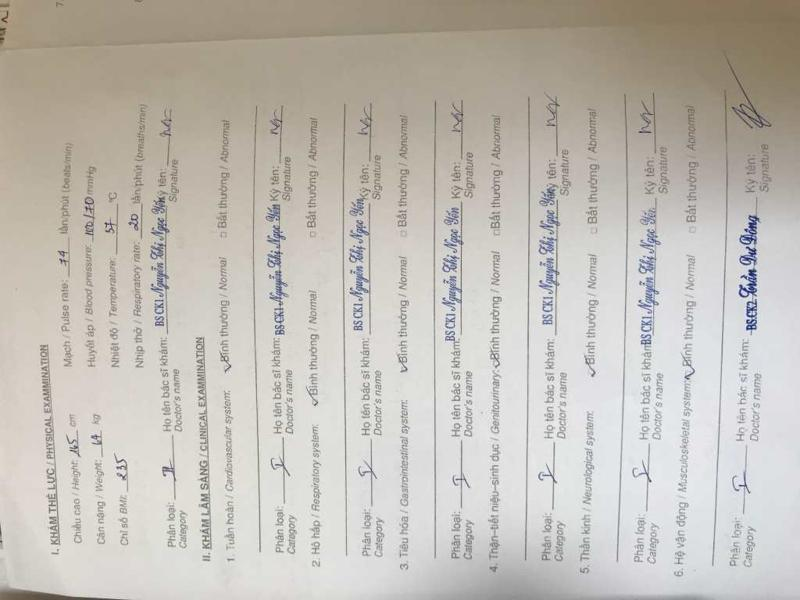
#> input picture OpenCV/AngleRotate/h5.JPG, 800 x 600 px, found by its file name
$ python Angledetec2.py
#> lines starting #> are read from the running program, lines starting #| are printed output that depends on the picture
import numpy as np
import cv2

from skimage.transform import radon


filename = 'h5.jpg'
# Load file, converting to grayscale
img = cv2.imread(filename)
#> img is the input picture: shape (600, 800, 3); mean B, G, R 183.2, 190.3, 194.7
I = cv2.cvtColor(img, cv2.COLOR_BGR2GRAY)
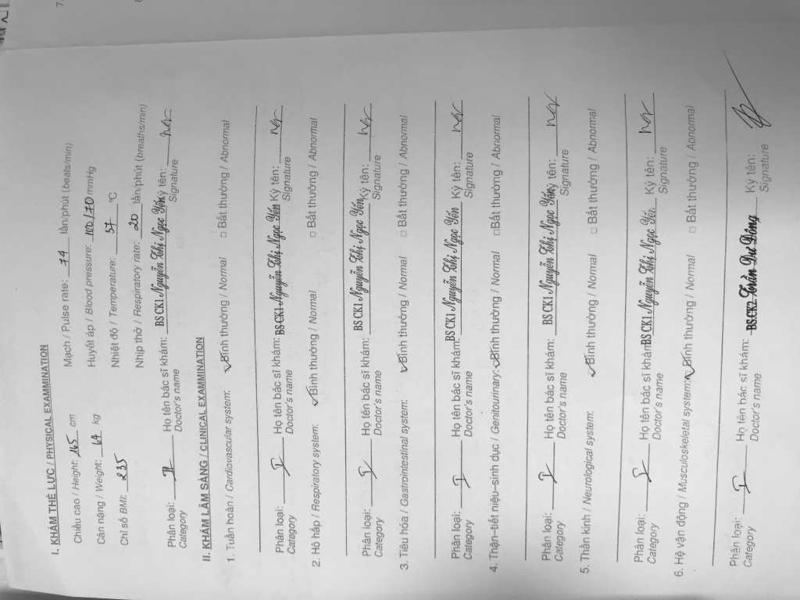
#> I: shape (600, 800); min 23, max 255, mean 190.9
h, w = I.shape
#> h = 600; w = 800
# If the resolution is high, resize the image to reduce processing time.
if (w > 640):
    I = cv2.resize(I, (640, int((h / w) * 640)))
#> I: shape (480, 640)
I = I - np.mean(I)  # Demean; make the brightness extend above and below zero
# Do the radon transform
sinogram = radon(I)
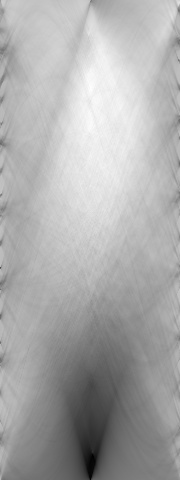
#> sinogram: shape (480, 180) float64; min -24951.3, max 14085.4, mean 1260.2; drawn with min black and max white
# Find the RMS value of each row and find "busiest" rotation,
# where the transform is lined up perfectly with the alternating dark
# text and white lines
r = np.array([np.sqrt(np.mean(np.abs(line) ** 2)) for line in sinogram.transpose()])
#> r = 180 values, max 11542.7 at index 90, min 2141.9 at index 176, mean 5837.4
rotation = np.argmax(r)
#> rotation = 90
print('Rotation: {:.2f} degrees'.format(90 - rotation))
#| Rotation: 0.00 degrees

# Rotate and save with the original resolution
M = cv2.getRotationMatrix2D((w/2,h/2),90 - rotation,1)
#> M = [[1, 0, 0], [0, 1, 0]]
dst = cv2.warpAffine(img,M,(w,h))
#cv2.imwrite('h2.jpg', dst)
cv2.imshow("display",dst)
cv2.waitKey(0)
cv2.destroyAllWindows()

$ run again, with OpenCV/AngleRotate/h1.jpg copied over OpenCV/AngleRotate/h5.JPG
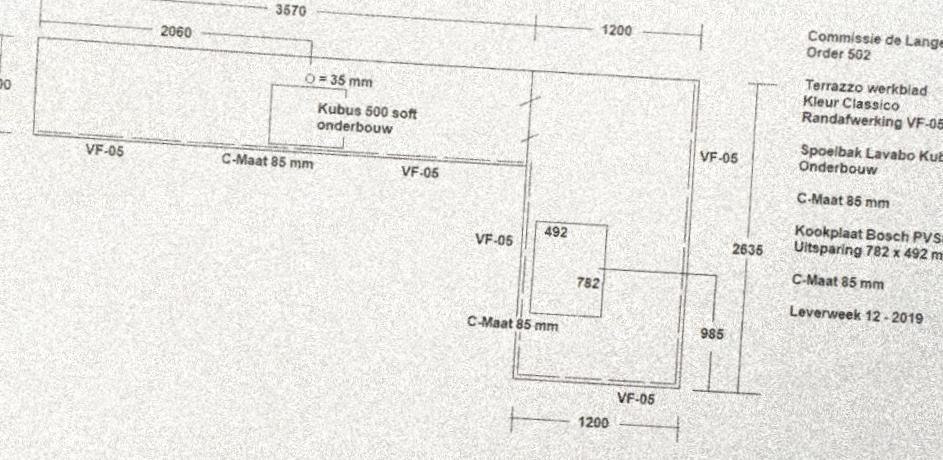
#> input picture OpenCV/AngleRotate/h1.jpg, 943 x 460 px, found by its file name
#> img is the input picture: shape (460, 943, 3); mean B, G, R 228.3, 232.3, 233.3
#> `sinogram = radon(I)`:
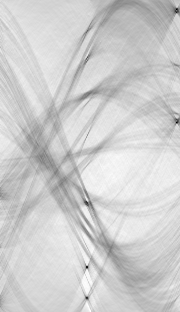
#> sinogram: shape (312, 180) float64; min -9794.9, max 2988.2, mean 570.6; drawn with min black and max white
#> r = 180 values, max 2110.8 at index 86, min 832.2 at index 14, mean 1199.5
#> rotation = 86
#| Rotation: 4.00 degrees
#> M = [[0.998, 0.0698, -14.9], [-0.0698, 0.998, 33.45]]
#> `dst = cv2.warpAffine(img,M,(w,h))`:
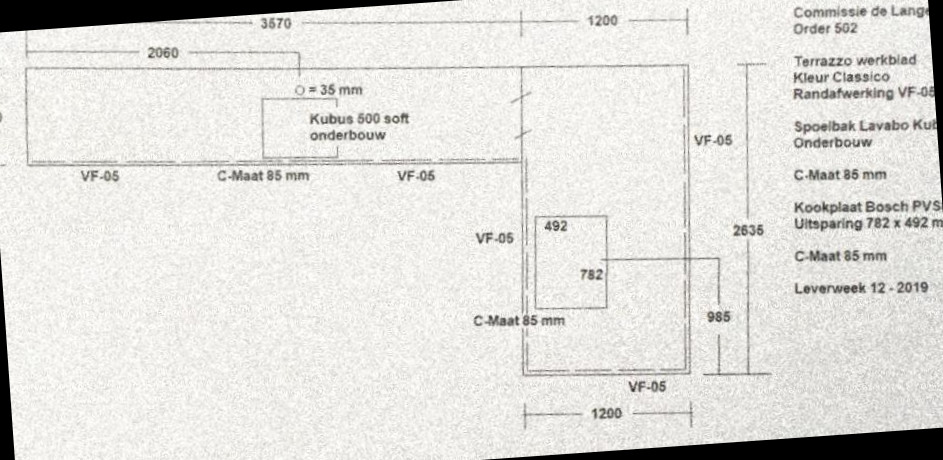
#> dst: shape (460, 943, 3); mean B, G, R 218.5, 222.3, 223.3

$ run again, with OpenCV/AngleRotate/h4.JPG copied over OpenCV/AngleRotate/h5.JPG
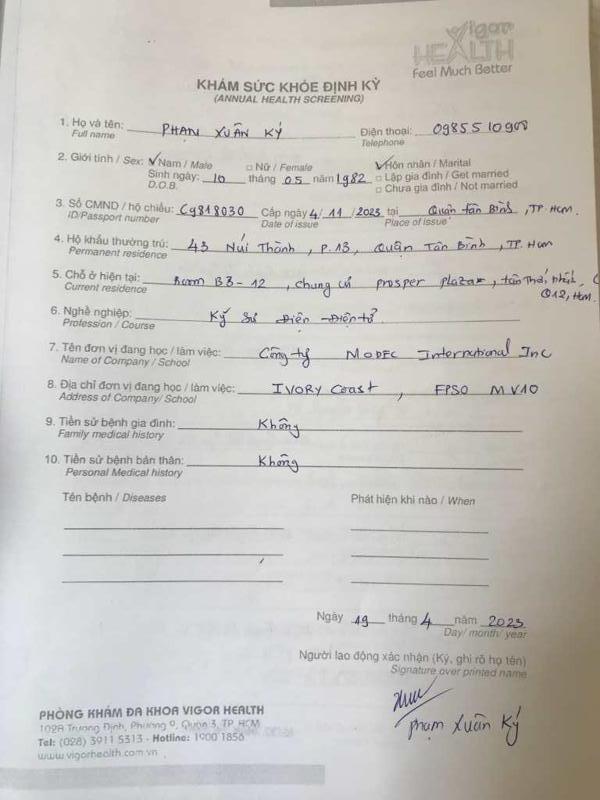
#> input picture OpenCV/AngleRotate/h4.JPG, 600 x 800 px, found by its file name
#> img is the input picture: shape (800, 600, 3); mean B, G, R 190.6, 195.5, 198
#> `sinogram = radon(I)`:
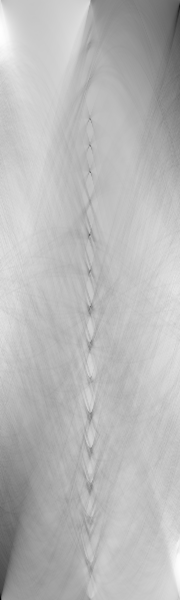
#> sinogram: shape (600, 180) float64; min -36068.4, max 16048.6, mean 1760.2; drawn with min black and max white
#> r = 180 values, max 10445.9 at index 0, min 2561 at index 85, mean 5002.6
#> rotation = 0
#| Rotation: 90.00 degrees
#> M = [[6.12e-17, 1, -100], [-1, 6.12e-17, 700]]
#> `dst = cv2.warpAffine(img,M,(w,h))`:
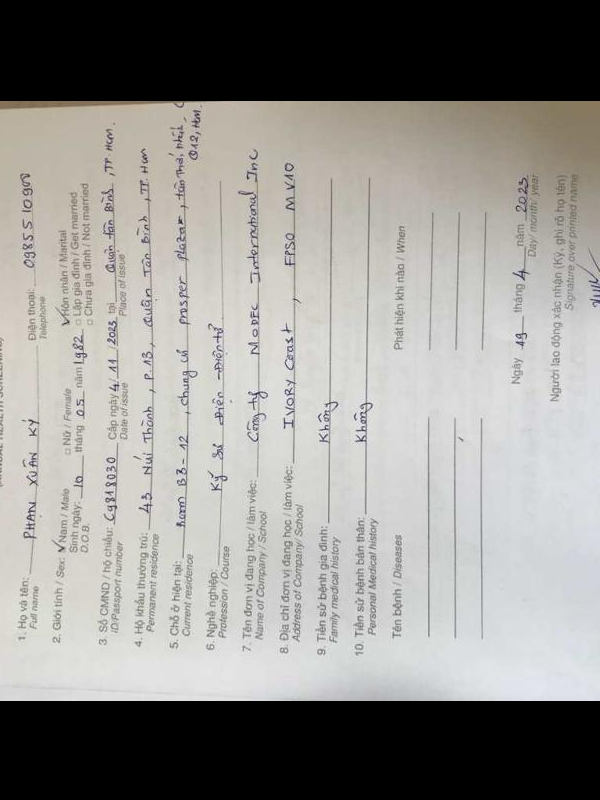
#> dst: shape (800, 600, 3); mean B, G, R 144.8, 148.3, 149.8

$ run again, with OpenCV/AngleRotate/h6.JPG copied over OpenCV/AngleRotate/h5.JPG
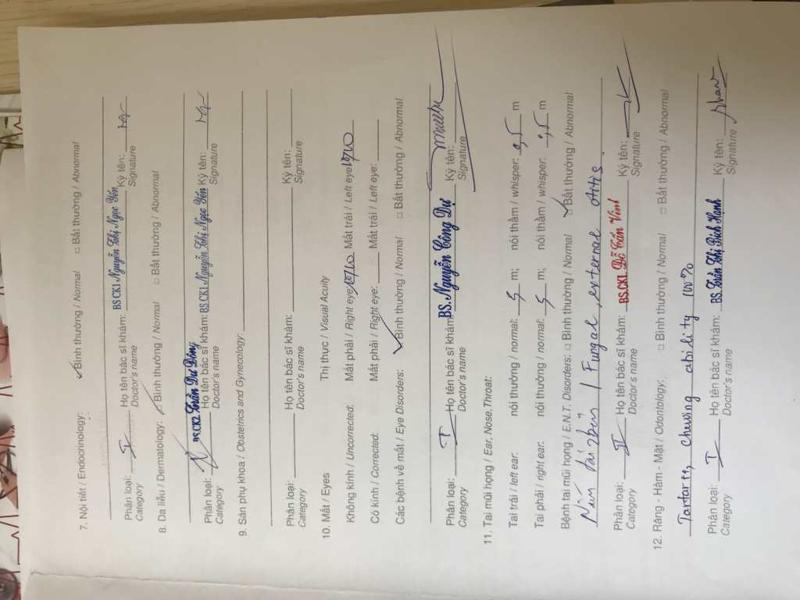
#> input picture OpenCV/AngleRotate/h6.JPG, 800 x 600 px, found by its file name
#> img is the input picture: shape (600, 800, 3); mean B, G, R 169.5, 179.5, 185.9
#> `I = cv2.cvtColor(img, cv2.COLOR_BGR2GRAY)`:
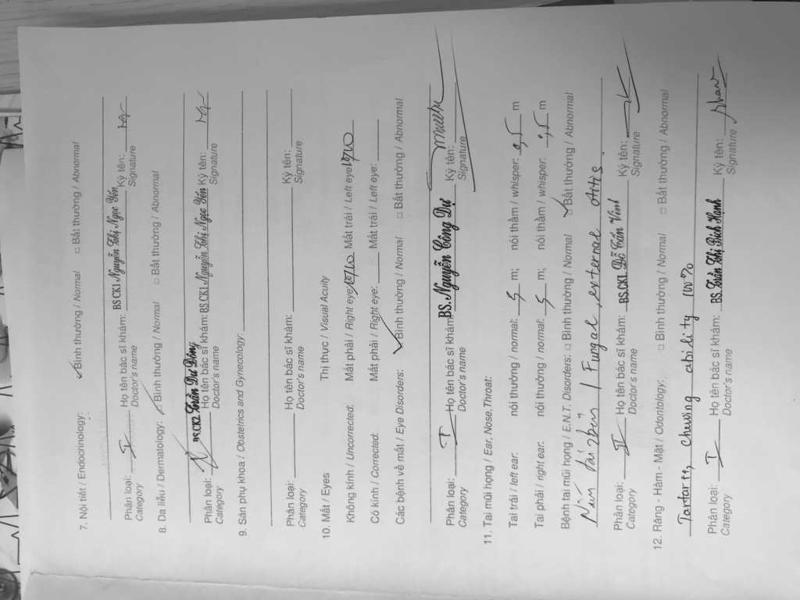
#> I: shape (600, 800); min 8, max 255, mean 180.3
#> `sinogram = radon(I)`:
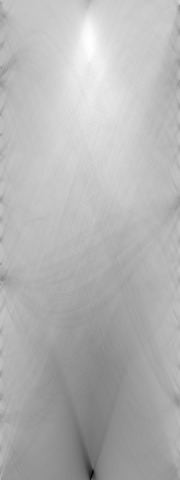
#> sinogram: shape (480, 180) float64; min -44217.4, max 19855.8, mean 1084.2; drawn with min black and max white
#> r = 180 values, max 12236 at index 90, min 2320.7 at index 176, mean 6032.3
#> rotation = 90
#| Rotation: 0.00 degrees
#> M = [[1, 0, 0], [0, 1, 0]]
